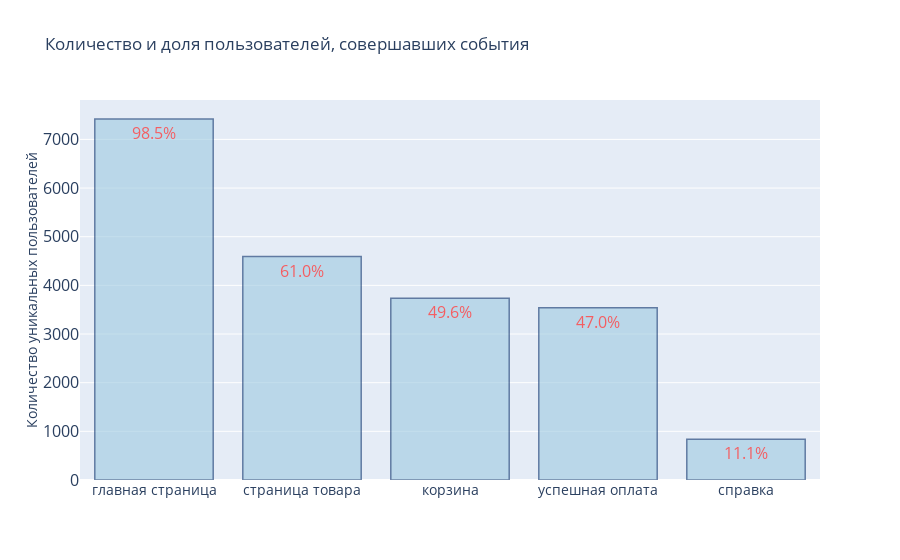

This figure's notebook cell:
### Markdown cell above
В столбце 'ratio' отображено процентное отношение числа пользователей, совершивших просмотр определенной страницы к общему числу пользователей. 1,5 % аудитории не видели даже главную страницу. Вероятно, это какая-то ошибка в записи лога.

### Code cell
fig = go.Figure(data = [go.Bar(x = events_per_user['russian_event'], 
                               y = events_per_user['users_number'],
                               text = events_per_user['ratio'],
                               textposition = 'inside',
                               textfont = dict(
                                   size = 16,
                                   color = 'red'
                               )
                              )
                       ]
               )
fig.update_traces(marker_color='rgb(158,202,225)', marker_line_color='rgb(8,48,107)',
                  marker_line_width=1.5, opacity=0.6)
fig.update_layout(
    title_text='Количество и доля пользователей, совершавших события', 
    yaxis = dict(
        tickfont_size = 16,
        title = go.layout.yaxis.Title(
            text= 'Количество уникальных пользователей',
            font_size = 14
        )
    ),
    xaxis = dict(
        tickfont_size = 14
    )
)
fig.show()

### Figure 1 — Plotly figure (JSON) as saved in the notebook; plotly's stock layout.template omitted (floating-point values rounded to 4 significant figures)
{"data": [{"marker": {"color": "rgb(158,202,225)", "line": {"color": "rgb(8,48,107)", "width": 1.5}}, "opacity": 0.6, "text": ["98.5%", "61.0%", "49.6%", "47.0%", "11.1%"], "textfont": {"color": "red", "size": 16}, "textposition": "inside", "type": "bar", "x": ["главная страница", "страница товара", "корзина", "успешная оплата", "справка"], "y": [7419, 4593, 3734, 3539, 840]}], "layout": {"title": {"text": "Количество и доля пользователей, совершавших события"}, "xaxis": {"tickfont": {"size": 14}}, "yaxis": {"tickfont": {"size": 16}, "title": {"font": {"size": 14}, "text": "Количество уникальных пользователей"}}}}
